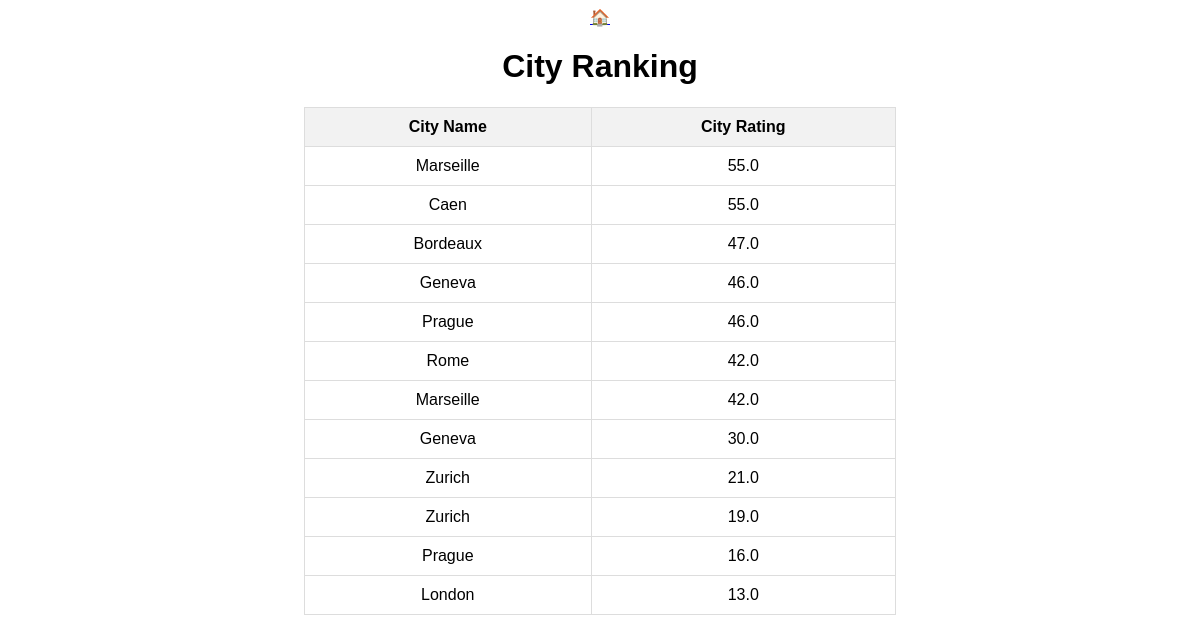
/cityRanking.php, run on the app's committed database.
### tables this page shows
CREATE TABLE IF NOT EXISTS city_rating (
city_rating_id INT AUTO_INCREMENT PRIMARY KEY,
city_id INT,
city_rating DECIMAL(3, 1),
FOREIGN KEY (city_id) REFERENCES city(city_id)
);

CREATE TABLE IF NOT EXISTS city (
	city_id INT AUTO_INCREMENT PRIMARY KEY,
	city_name VARCHAR(50), 
	country_id INT,
	CONSTRAINT city_ibfk_1 FOREIGN KEY (country_id) REFERENCES country(country_id)
);

### cityRanking.php (the view, shortened to what this page needs)
<?php
$mysqli = mysqli_connect("localhost", "team18", "team18", "team18");
$sql = "SELECT city_name, city_rating FROM city
        INNER JOIN city_rating ON city.city_id = city_rating.city_id
        ORDER BY city_rating DESC";
$result = $mysqli->query($sql);
?>
<!DOCTYPE html>
<html lang="en">
<head>
</head>
<body>
    <div>
        <a href="./ranking.php" class="icon">🏠</a>
        <h1>City Ranking</h1>
    </div>
    <table>
        <thead>
            <tr>
                <th>City Name</th>
                <th>City Rating</th>
            </tr>
        </thead>
        <tbody>
            <?php
            if ($result->num_rows > 0) {
                while ($row = $result->fetch_assoc()) {
                    echo "<tr><td>" . $row["city_name"] . "</td><td>" . $row["city_rating"] . "</td></tr>";
                }
            } else {
                echo "<tr><td colspan='2'>No data available</td></tr>";
            }
            ?>
        </tbody>
    </table>
</body>
</html>

### cityRanking.php (style rules this page uses)
body { font-family: Arial, sans-serif; text-align: center; }
table { width: 50%; margin: 20px auto; border-collapse: collapse; }
th, td { padding: 10px; border: 1px solid #ddd; }
th { background-color: #f2f2f2; }

### data on the page
city_rating: city.city_name "Marseille", city_rating "55.0"
city_rating: city.city_name "Caen", city_rating "55.0"
city_rating: city.city_name "Bordeaux", city_rating "47.0"
city_rating: city.city_name "Geneva", city_rating "46.0"
city_rating: city.city_name "Prague", city_rating "46.0"
city_rating: city.city_name "Rome", city_rating "42.0"
city_rating: city.city_name "Marseille", city_rating "42.0"
city_rating: city.city_name "Geneva", city_rating "30.0"
city_rating: city.city_name "Zurich", city_rating "21.0"
city_rating: city.city_name "Zurich", city_rating "19.0"
city_rating: city.city_name "Prague", city_rating "16.0"
city_rating: city.city_name "London", city_rating "13.0"
